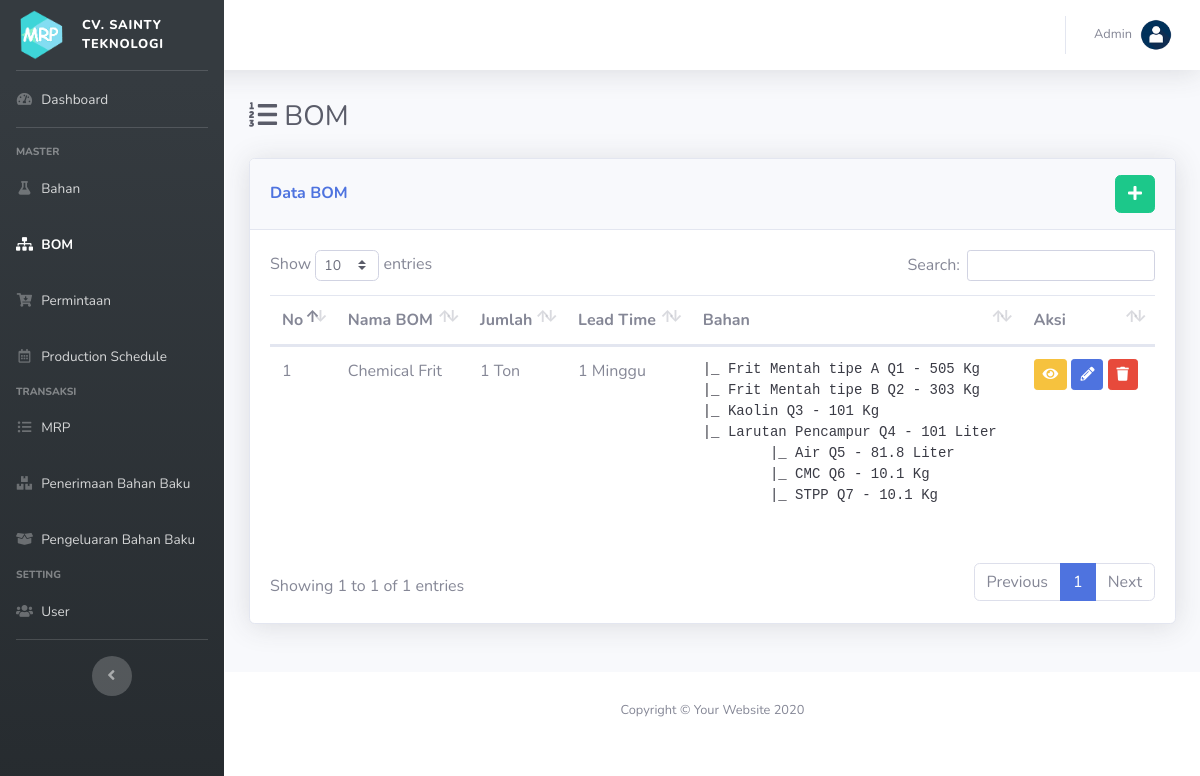
The app's page /index.php?p=bom with its own data.
### tables this page shows
CREATE TABLE IF NOT EXISTS `bom` (
  `id_bom` int(11) NOT NULL AUTO_INCREMENT,
  `nama_bom` varchar(200) DEFAULT NULL,
  `satuan` varchar(50) DEFAULT NULL,
  `jumlah` double DEFAULT NULL,
  `LT` int(11) DEFAULT NULL,
  PRIMARY KEY (`id_bom`) USING BTREE
);

CREATE TABLE IF NOT EXISTS `bom_detail` (
  `id_bom_detail` int(11) NOT NULL AUTO_INCREMENT,
  `id_bom` int(11) DEFAULT NULL,
  `id_bahan` int(11) DEFAULT NULL,
  `jumlah` double DEFAULT NULL,
  `level` int(11) DEFAULT NULL,
  PRIMARY KEY (`id_bom_detail`) USING BTREE,
  KEY `id_bahan` (`id_bahan`),
  KEY `id_menu` (`id_bom`) USING BTREE,
  CONSTRAINT `FK_bom_detail_bom` FOREIGN KEY (`id_bom`) REFERENCES `bom` (`id_bom`) ON DELETE CASCADE ON UPDATE CASCADE,
  CONSTRAINT `FK_menu_detail_bahan` FOREIGN KEY (`id_bahan`) REFERENCES `bahan` (`id_bahan`) ON DELETE CASCADE ON UPDATE CASCADE
);

CREATE TABLE IF NOT EXISTS `bahan` (
  `id_bahan` int(11) NOT NULL AUTO_INCREMENT,
  `nama_bahan` varchar(200) DEFAULT NULL,
  `satuan` varchar(200) DEFAULT NULL,
  `jumlah` double DEFAULT NULL,
  `ss` double(22,0) DEFAULT NULL,
  `rop` double(22,0) DEFAULT NULL,
  PRIMARY KEY (`id_bahan`)
);

### config/koneksi.php (called while the page is built, shortened)
<?php
	function get_bahan($id){
		$sql = "SELECT a.*, b.nama_bahan, b.satuan FROM bom_detail a JOIN bahan b ON a.id_bahan = b.id_bahan WHERE a.id_bom = $id ORDER BY a.level ASC";
		$q = mysqli_query($GLOBALS['con'], $sql);
		$data = [];
		while($row = mysqli_fetch_array($q)){
			$data[] = array(
									'id_bom_detail' => $row['id_bom_detail'],
									'id_bahan' => $row['id_bahan'],
									'jumlah' => $row['jumlah'],
									'level' => $row['level'],
									'nama_bahan' => $row['nama_bahan'],
									'satuan' => $row['satuan'],
									);
		}
		return $data;
	}
?>

### pages/bom.php (the view, shortened to what this page needs)
<div class="d-sm-flex align-items-center justify-content-between mb-4">
    <h1 class="h3 mb-0 text-gray-800"> <i class="fa fa-list-ol"></i> BOM</h1>
</div>
<?php
	$ket = "Data";
?>
<div class="row row_angket">
	<div class="col mb-4">
		<div class="card shadow mb-4">
            <div class="card-header py-3 d-flex flex-row align-items-center justify-content-between">
                <h6 class="m-0 font-weight-bold text-primary"><?= ucfirst($ket); ?> BOM</h6>
                <?php
                if(!isset($_GET['ket'])){
                ?>
                <div class="dropdown no-arrow">
                    <a href="index.php?p=bom&ket=tambah" class="btn btn-success" data-toggle="tooltip" data-placement="top" title="Tambah Data"><i class="fa fa-plus"></i></a>
                </div>
            	<?php } ?>
            </div>
            <div class="card-body">
            <?php
            	if(!isset($form)):
            ?>
            	<table class="table dataTable">
            		<thead>
            			<tr>
            				<th>No</th>
                            <th>Nama BOM</th>
            				<th>Jumlah</th>
                            <th>Lead Time</th>
            				<th>Bahan</th>
            				<th>Aksi</th>
            			</tr>
            		</thead>
            		<tbody>
            		<?php
            			$i=0;
            			$sql = "SELECT * FROM bom";
            			$q = mysqli_query($con, $sql);
            			while($row = mysqli_fetch_array($q)):
            		?>
            			<tr>
            				<td><?= ++$i; ?></td>
                            <td><?= $row['nama_bom']; ?></td>
                            <td><?= $row['jumlah'].' '.$row['satuan']; ?></td>
                            <td><?= $row['LT'].' Minggu'; ?></td>
                            <td>
                                <pre>
<?php
    $bahan = get_bahan($row['id_bom']);
    foreach ($bahan as $k => $v) {
        $level = (int)$v['level'] - 1;
        echo gen_tab($level)."|_ $v[nama_bahan] - $v[jumlah] $v[satuan]<br>";
    }
?>
                                </pre>
                            </td>
            				<td>
                                <a href="index.php?p=bom&ket=detail&id=<?= $row['id_bom'] ?>" class="btn btn-sm btn-warning" data-toggle="tooltip" data-placement="top" title="Detail"><i class="fa fa-eye"></i></a>
                                <a href="index.php?p=bom&ket=ubah&id=<?= $row['id_bom'] ?>" class="btn btn-sm btn-primary" data-toggle="tooltip" data-placement="top" title="Ubah Data"><i class="fa fa-pencil-alt"></i></a>
                                <button type="button" class="btn btn-sm btn-danger btn-hapus" data-id="<?= $row['id_bom'] ?>" data-toggle="tooltip" data-placement="top" title="Hapus">
                                    <i class="fa fa-trash"></i>
                                </button>
                            </td>
            			</tr>
            		<?php endwhile; ?>
            		</tbody>
            	</table>
            	<?php elseif(isset($form) && $form=="detail"): ?>
                <?php include("bom_detail.php"); ?>
            	<?php endif; ?>
            </div>
        </div>
    </div>
</div>

### records on screen
bom: nama_bom "Chemical Frit", jumlah "1", satuan "Ton", LT "1"
bom_detail: id_bahan.nama_bahan "Frit Mentah tipe A Q1", jumlah "505", id_bahan.satuan "Kg"
bom_detail: id_bahan.nama_bahan "Frit Mentah tipe B Q2", jumlah "303", id_bahan.satuan "Kg"
bom_detail: id_bahan.nama_bahan "Kaolin Q3", jumlah "101", id_bahan.satuan "Kg"
bom_detail: id_bahan.nama_bahan "Larutan Pencampur Q4", jumlah "101", id_bahan.satuan "Liter"
bom_detail: id_bahan.nama_bahan "Air Q5", jumlah "81.8", id_bahan.satuan "Liter"
bom_detail: id_bahan.nama_bahan "CMC Q6", jumlah "10.1", id_bahan.satuan "Kg"
bom_detail: id_bahan.nama_bahan "STPP Q7", jumlah "10.1", id_bahan.satuan "Kg"

### other values on screen
$ket "Data"
